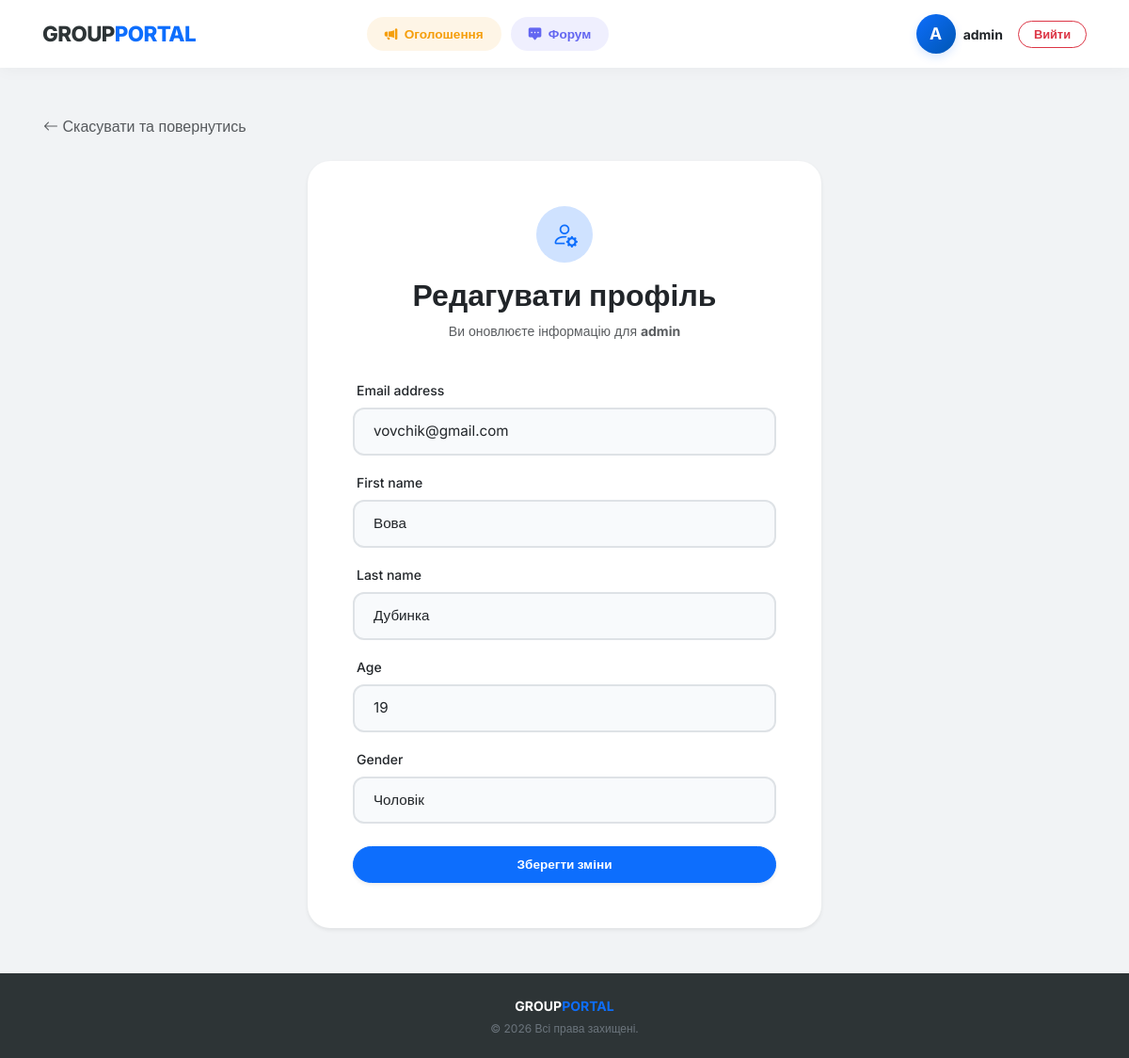
Screenshot of /users/update/3/ (signed in) with the database file from the repository.
### MainPage/models.py (models this page shows, shortened)
class CustomUser(AbstractUser):
    ROLE_USER = "user"
    ROLE_MODERATOR = "moderator"
    ROLE_ADMIN = "admin"
    GENDER_FEMALE = "female"
    GENDER_MALE = "male"
    ROLE_CHOICES = [
        (ROLE_USER, "Користувач"),
        (ROLE_MODERATOR, "Модератор"),
        (ROLE_ADMIN, "Адміністратор")
    ]
    GENDER_CHOICES = [
        (GENDER_MALE, "Чоловік"),
        (GENDER_FEMALE, "Жінка")
    ]
    age = models.IntegerField(null=True, blank=True)
    gender = models.CharField(max_length=30, choices=GENDER_CHOICES, null=True, blank=True)
    group = models.ForeignKey(Group, on_delete=models.SET_NULL,
                              null=True, blank=True, related_name="members")
    role = models.CharField(max_length=20, choices=ROLE_CHOICES,
                            default=ROLE_USER)
    REQUIRED_FIELDS = ["age", "gender"]
    class Meta:
        verbose_name = "CmUser"
        verbose_name_plural = "CmUsers"
        ordering = ['id']

### MainPage/views.py (the view, shortened to what this page needs)
# urls.py: path("users/update/<int:pk>/", UserUpdateView.as_view(), name="user-update"),
class UserUpdateView(LoginRequiredMixin, UserIsOwnerMixin, UpdateView):
    model = CustomUser
    form_class = forms.CustomUserUpdateForm
    template_name = "users/user_form.html"
    context_object_name = "user_object"

### MainPage/forms.py
class CustomUserUpdateForm(forms.ModelForm):
    class Meta:
        model = CustomUser
        fields = ["email", "first_name", "last_name", "age", "gender"]
    def __init__(self, *args, **kwargs):
        super().__init__(*args, **kwargs)
        for field_name, field in self.fields.items():
            field.widget.attrs.update({
                'class': 'form-control btn-round-sm border-2',
                'placeholder': field.label # добавим плейсхолдеры вместо пустых полей
            })

### MainPage/mixins.py (called while the page is built)
    def test_func(self):
        obj = self.get_object()
        user = self.request.user
        if isinstance(obj, CustomUser):
            return obj == user
        if hasattr(obj, "author"):
            return obj.author == user
        return False

### MainPage/templates/users/user_form.html (shortened to what this page needs)
{% extends 'base.html' %}
{% block content %}
<div class="mb-4">
    <a href="{% if user_object %}{% url 'user-detail' user_object.pk %}{% else %}{% url 'user-list' %}{% endif %}" class="btn btn-link text-decoration-none p-0 text-muted small">
        <i class="bi bi-arrow-left"></i> Скасувати та повернутись
    </a>
</div>
<div class="row justify-content-center">
    <div class="col-md-8 col-lg-6">
        <div class="card border-0 shadow-sm p-4 p-md-5" style="border-radius: 24px;">
            <div class="text-center mb-4">
                <div class="d-inline-flex align-items-center justify-content-center bg-primary-subtle text-primary rounded-circle mb-3" style="width: 60px; height: 60px;">
                    <i class="bi {% if user_object %}bi-person-gear{% else %}bi-person-plus{% endif %} fs-3"></i>
                </div>
                <h2 class="fw-bold">
                    {% if user_object %}Редагувати профіль{% else %}Новий користувач{% endif %}
                </h2>
                <p class="text-muted small">
                    {% if user_object %}
                        Ви оновлюєте інформацію для <strong>{{ user_object.username }}</strong>
                    {% else %}
                        Заповніть необхідні поля нижче
                    {% endif %}
                </p>
            </div>
            <form method="post" novalidate>
                {% for field in form %}
                    <div class="mb-3">
                        <label for="{{ field.id_for_label }}" class="form-label fw-medium small ps-1">
                            {{ field.label }}
                        </label>
                        {{ field }}
                    </div>
                {% endfor %}
                <div class="d-grid mt-4">
                    <button type="submit" class="btn btn-primary btn-round py-2 fw-bold shadow-sm">
                        {% if user_object %}Зберегти зміни{% else %}Створити користувача{% endif %}
                    </button>
                </div>
            </form>
        </div>
    </div>
</div>
{% endblock %}

### MainPage/templates/includes/header.html (shortened to what this page needs)
<nav class="navbar navbar-expand-lg navbar-light">
    <div class="container">
        <a class="navbar-brand d-flex align-items-center" href="{% url 'group-list' %}">
            GROUP<span class="brand-dot">PORTAL</span>
        </a>
        {% if user.is_authenticated %}
        <div class="collapse navbar-collapse" id="navbarNav">
                <ul class="navbar-nav mx-auto nav-pills-custom mt-3 mt-lg-0">
                    <li class="nav-item">
                        <a class="nav-link nav-link-ads-pill {% if request.resolver_match.url_name == 'advertisement-list' %}active-pill{% endif %}"
                           href="{% url 'advertisement-list' %}">
                            <i class="bi bi-megaphone-fill me-1"></i> Оголошення
                        </a>
                    </li>
                    <li class="nav-item">
                        <a class="nav-link nav-link-forum-pill {% if request.resolver_match.url_name == 'comment-list' %}active-pill{% endif %}"
                           href="{% url 'comment-list' %}">
                            <i class="bi bi-chat-square-dots-fill me-1"></i> Форум
                        </a>
                    </li>
                </ul>
            <div class="d-flex align-items-center ms-auto mt-3 mt-lg-0">
                <div class="d-flex align-items-center me-3">
                    <a href="{% url 'user-detail' user.pk %}" class="text-decoration-none d-flex align-items-center profile-link-header">
                        <div class="avatar-circle avatar-header me-2">
                            {{ user.username|slice:":1"|upper }}
                        </div>
                        <span class="text-dark small fw-bold d-none d-sm-inline-block">
                            {{ user.username }}
                        </span>
                    </a>
                </div>
                <form action="{% url 'logout' %}" method="post" class="m-0">
                    <button type="submit" class="btn btn-outline-danger btn-round py-1 px-3" style="font-size: 0.8rem;">
                        Вийти
                    </button>
                </form>
                {% endif %}
            </div>
        </div>
    </div>
</nav>

### MainPage/static/css/main-css.css (style rules this page uses)
:root { --portal-dark: #2d3436; --portal-primary: #0d6efd; --portal-bg-gray: #f1f3f5; --color-ads: #f59e0b; --color-ads-light: #fef3c7; --color-forum: #6366f1; --color-forum-light: #e0e7ff; }
html { overflow-y: scroll; overflow-x: hidden; }
body { margin: 0 !important; padding: 0 !important; width: 100% !important; font-family: 'Inter', sans-serif; background-color: var(--portal-bg-gray); color: var(--portal-dark); display: flex; flex-direction: column; min-height: 100vh; }
.avatar-header { width: 32px; height: 32px; font-size: 0.9rem; flex-shrink: 0; }
.nav-pills-custom .nav-link { border-radius: 50px; padding: 7px 18px !important; margin: 0 5px; font-size: 0.85rem; font-weight: 600; transition: all 0.2s ease-in-out; border: 1px solid transparent; }
.nav-link-ads-pill { color: var(--color-ads) !important; background-color: rgba(245, 158, 11, 0.1); }
.nav-link-forum-pill { color: var(--color-forum) !important; background-color: rgba(99, 102, 241, 0.1); }
.row { margin-right: -15px !important; margin-left: -15px !important; }
h1, h2, h3, h4, h5, h6, p, span, .card-title, .btn, .text-break { overflow-wrap: break-word !important; word-wrap: break-word !important; word-break: break-word !important; }
.navbar { background-color: #ffffff !important; padding: 0.9rem 0; box-shadow: 0 4px 15px rgba(0,0,0,0.03); width: 100% !important; min-width: 100% !important; left: 0 !important; right: 0 !important; }
.navbar-brand { font-weight: 800; font-size: 1.4rem; letter-spacing: -0.6px; color: var(--portal-dark) !important; }
.brand-dot { color: var(--portal-primary); }
.container { padding-right: 15px !important; padding-left: 15px !important; }
@media (min-width: 1200px) { .container { max-width: 1140px !important; } }
.btn-round { border-radius: 50px; padding: 8px 25px; font-weight: 600; font-size: 0.85rem; transition: all 0.3s ease; }
.card { background-color: #ffffff; border-radius: 12px; }
.custom-form input, .form-group-wrapper input, .form-group-wrapper textarea, .form-group-wrapper select, .form-control { display: block; width: 100%; padding: 0.75rem 1.25rem; font-size: 0.95rem; border: 1px solid #dee2e6; border-radius: 12px; background-color: #f8fafc; transition: all 0.3s ease-in-out; box-sizing: border-box; }
.avatar-circle { width: 42px; height: 42px; background: linear-gradient(135deg, #0d6efd, #0056b3) !important; color: white !important; border-radius: 50%; display: flex; align-items: center; justify-content: center; font-weight: 700; font-size: 1.1rem; box-shadow: 0 4px 10px rgba(13, 110, 253, 0.15) !important; }
.profile-link-header { transition: opacity 0.2s ease; }
select.form-control { cursor: pointer; }

### rows the page displays
CustomUser: username "A", username "admin", form "vovchik@gmail.com" "Вова" "Дубинка" "19" "Чоловік"

### other values shown
{{ field.label }} "Email address" "First name" "Last name" "Age" "Gender"
